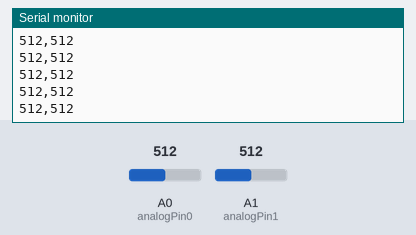
A sketch run on a simulated Arduino Uno, built with avr-gcc and run on an emulated ATmega328P. Parts: the last lines printed to the serial monitor. Inputs (shaded band) come from the test bench; at power-on: A0 (analogPin0) = 512, A1 (analogPin1) = 512.

Above: at 1.2 s.
1.3 s: A0 (analogPin0) set to 988
At 1.9 s:
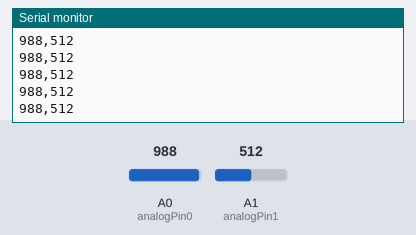
2.8 s: A0 (analogPin0) set to 1012
At 3.9 s:
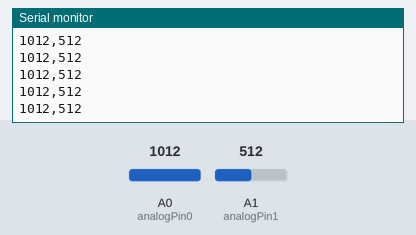
Timing chart, 0 to 5.8 s (numbered marks = the images above; inputs shaded):
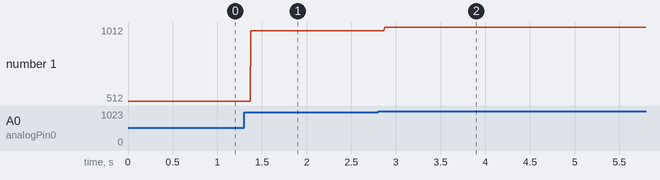

The sketch:

Transient_Response.ino
```cpp
int analogPin0 = A0;  // Vout
int analogPin1 = A1;  // Vin

int Vin = 0;
int Vout = 0;
void setup() {
  Serial.begin(9600);

 // Pouya Aminaie
 // Linear Control Lab

  Vout = analogRead(analogPin0);
 Vin = analogRead(analogPin1);

      Serial.print(Vout);
  Serial.print(",");
 Serial.println(Vin);


}

void loop() {

  Vout = analogRead(analogPin0);
 Vin = analogRead(analogPin1);

      Serial.print(Vout);
  Serial.print(",");
 Serial.println(Vin);

}
```

Measured:
- after the input at 1.3 s, the serial monitor: prints a new line after 0.08 s (image 1)
- after the input at 2.8 s, the serial monitor: prints a new line after 0.07 s (image 2)
- plotted number 1: 512 → 988 after the input at 1.3 s, 988 → 1012 after the input at 2.8 s
